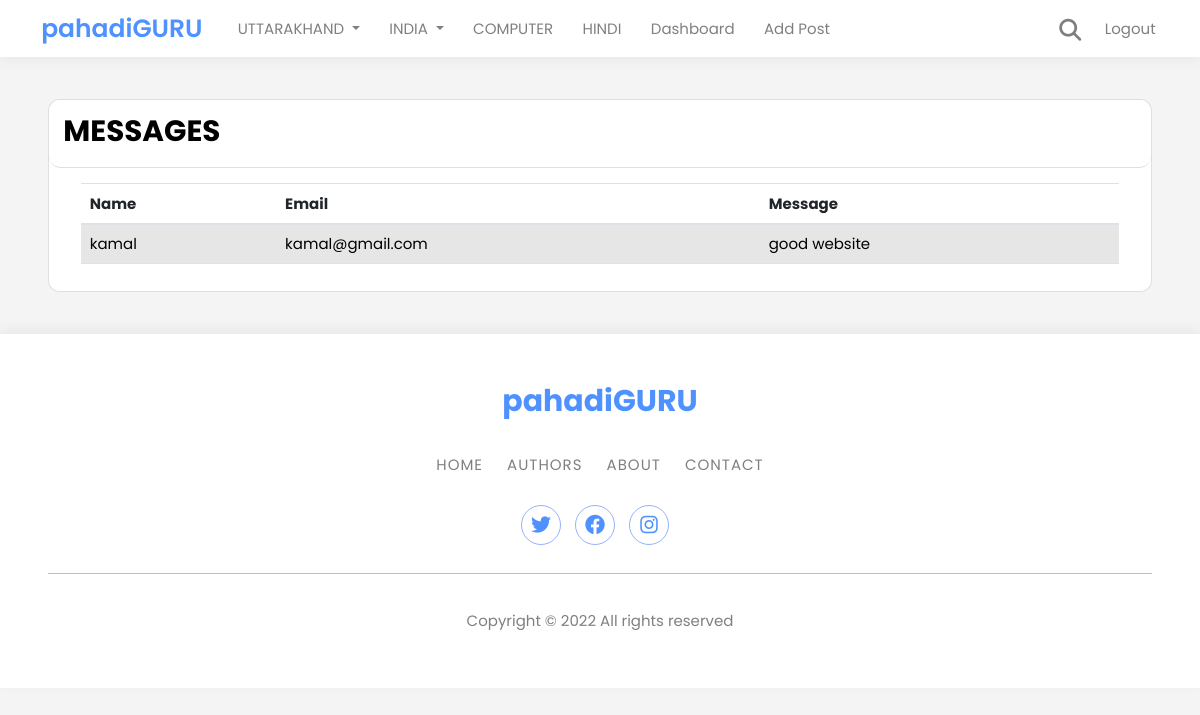
The app's page /admin_messages (signed in), older data.
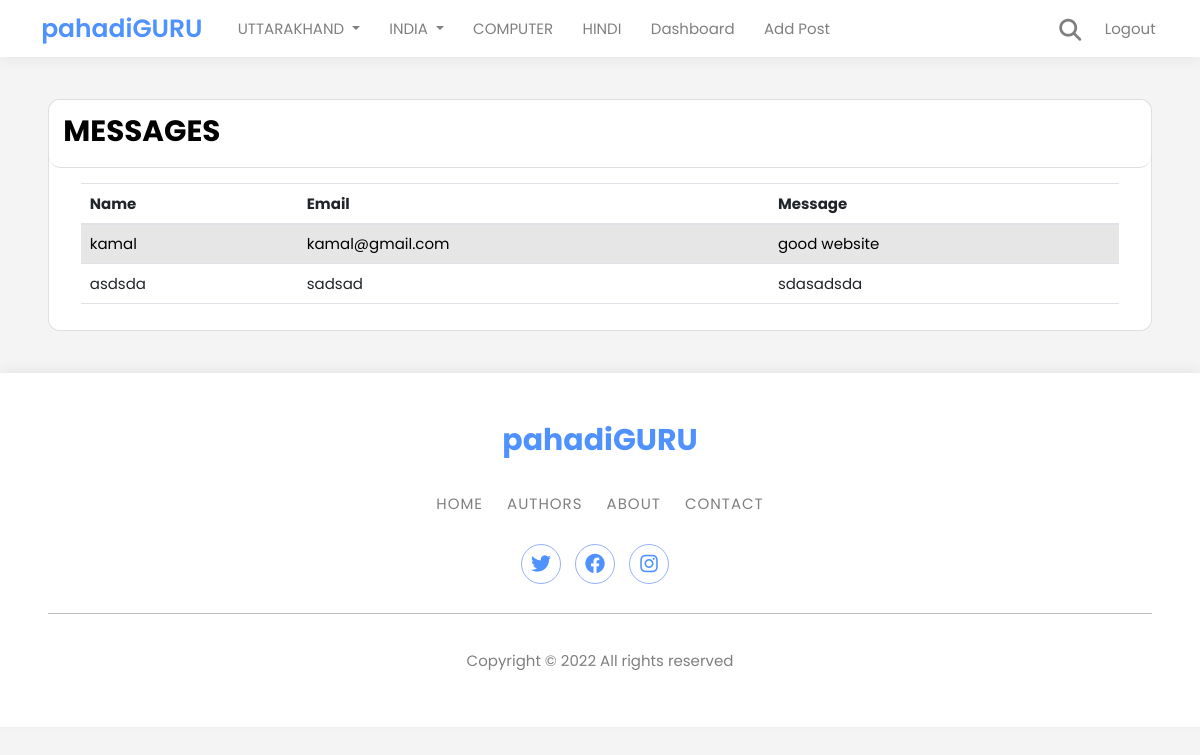
The same page, newer data.
### app.py (models this page shows)
class Contact(db.Model):
    id = db.Column(db.Integer, primary_key=True)
    name = db.Column(db.String(50), nullable=False)
    email = db.Column(db.String(150), nullable=False)
    subject = db.Column(db.String(50), nullable=False)
    message = db.Column(db.String(500), nullable=False)
    date_added = db.Column(db.Date, default=date.today)

### app.py (the view)
@app.route('/admin_messages', methods=['GET', 'POST'])
@login_required
def admin_messages():
    messages = Contact.query.all()
    return render_template('admin_messages.html',messages=messages)

### app.py (called while the page is built)
@login_manager.user_loader
def load_user(user_id):
    return Users.query.get(int(user_id))

### templates/admin_messages.html (shortened to what this page needs)
{% extends 'base2.html' %}
{% block content %}
<br>
<br>
<div class="card rounded-4">
    <div class="card-header rounded-4" style="display: flex; justify-content: space-between; align-items: center;">
        <div>
        <h1 class="text-uppercase font-weight-bold text-center">Messages</h1>
        </div>
    </div>
    <div class="card-body rounded-4">
        <div class="container">
            <div class="row">
                <div class="col rounded-4"  style="min-width: 14.125rem;" >
                    <table class="table table-striped">
                        <thead>
                            <tr>
                                <th>Name</th>
                                <th>Email</th>
                                <th>Message</th>
                            </tr>
                        </thead>
                        <tbody>
                            {% for msg in messages %}
                                <tr>
                                    <td>{{ msg.name }}</td>
                                    <td>{{ msg.email }}</td>
                                    <td>{{ msg.message|truncate(50) }}</td>
                                </tr>
                            {% endfor %}
                        </tbody>
                    </table>
                </div>
            </div>
        </div>
    </div>
</div>
<br><br>
{% endblock %}

Row changes from the older to the newer data that the page shows:
added Contact: name "asdsda", email "sadsad", message "sdasadsda"
